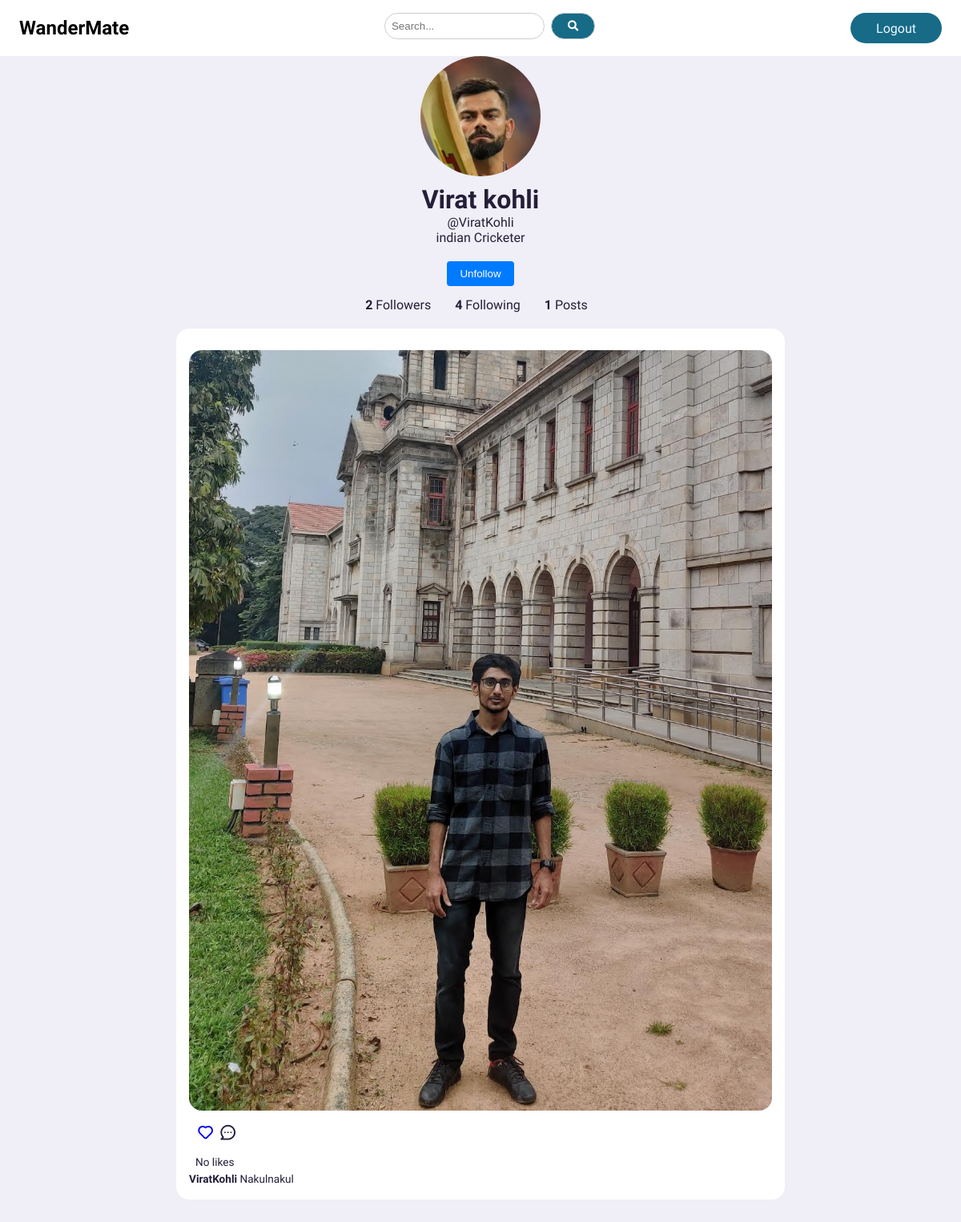
Page /profile/ViratKohli (signed in) on the earlier database version.
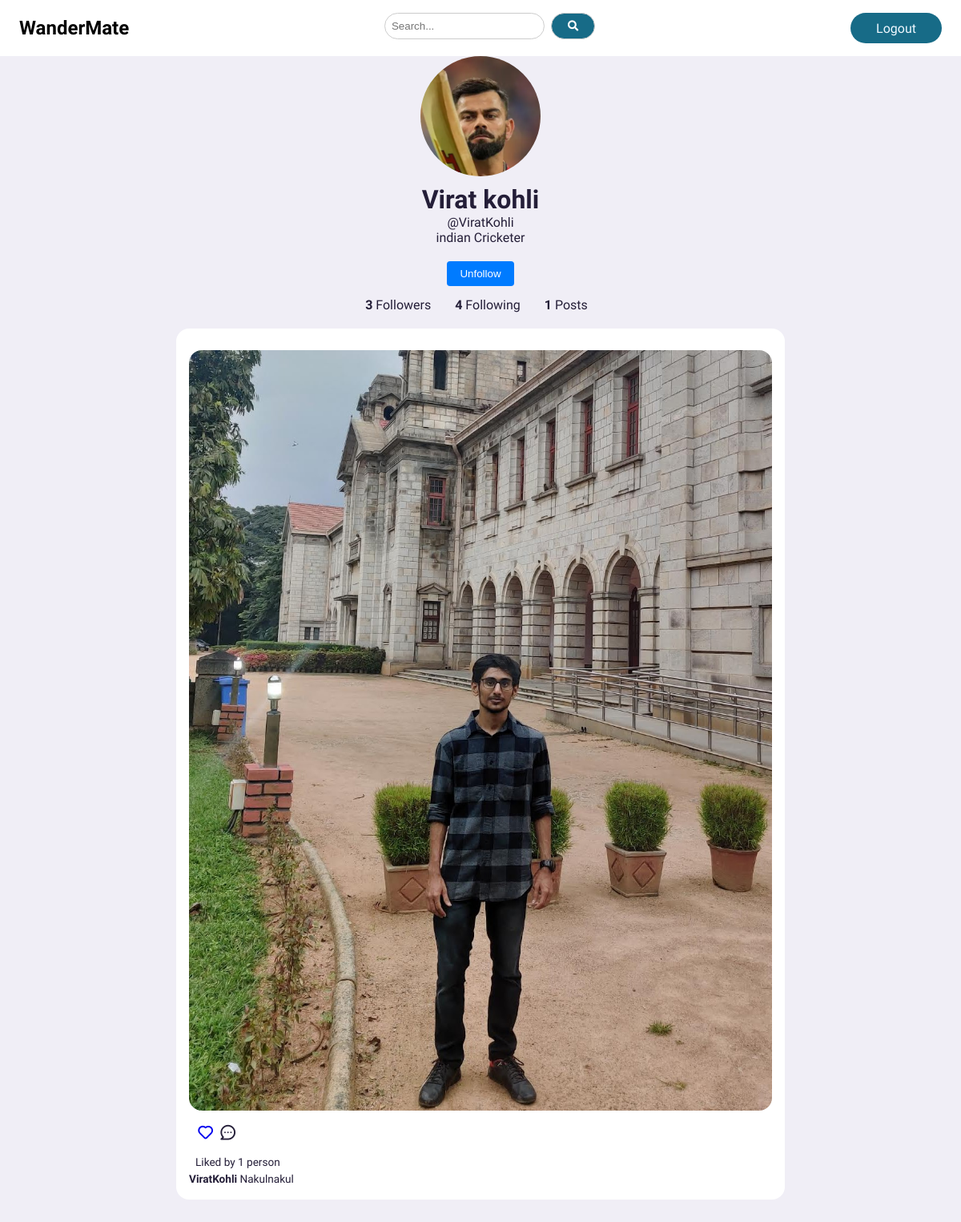
Same page on the later database version.
### core/models.py (models this page shows, shortened)
class Post(models.Model):
    id = models.UUIDField(primary_key = True, default = uuid.uuid4)
    user = models.CharField(max_length = 100)
    user_profile = models.ForeignKey(Profile, on_delete = models.CASCADE, default=None, null=False)
    post_location = models.CharField(max_length=100, blank=True)
    images = models.ManyToManyField('Image')
    caption = models.TextField()
    tag = models.CharField(max_length = 20, blank = True, null=True)
    category = models.CharField(max_length=20, blank=True, null=True)
    created_at = models.DateTimeField(default = datetime.now)
    no_of_likes = models.IntegerField(default = 0)

### core/views.py (the view)
# urls.py: path('profile/<str:pk>',views.profile, name = 'profile'),
@login_required(login_url='core:signinSignup')
def profile(request, pk):
    user_object = User.objects.get(username = pk)
    user_profile = Profile.objects.get(user = user_object)
    user_posts = Post.objects.filter(user = pk)
    user_post_length = len(user_posts)
    follower = request.user.username
    user = pk
    if FollowersCount.objects.filter(follower = follower, user = user).first():
        follow_button_text = 'Unfollow'
    else:
        follow_button_text = 'Follow'
    user_followers = len(FollowersCount.objects.filter(user = pk))
    user_following = len(FollowersCount.objects.filter(follower = pk))
    context = {
        'user_object': user_object,
        'user_profile': user_profile,
        'user_posts': user_posts,
        'user_post_length': user_post_length,
        'follow_button_text': follow_button_text,
        'user_followers': user_followers,
        'user_following': user_following,
    }
    return render(request, 'profileView.html', context)

### templates/profileView.html (shortened to what this page needs)
{% extends 'base.html' %}
{% load static %}
{% block content%}
    <div class="profile">
        <div class="profile-info">
            <img src="{{user_profile.profile_img.url}}" alt="Profile Picture">
            <h1>{{user_profile.fname}} {{user_profile.lname}}</h1>
            <p>@{{user_profile.user.username}}</p>
            <p>{{user_profile.bio}}</p>
            <div class="follow-buttons">
                <form action = "/follow" method="post">
                    {% if user_object.username == user.username%}
                    <a href = "/settings"><div style = "background-color:#176B87; width:80px; color:white; border-radius:3px">Edit Profile</div></a>
                    {% else %}
                    <div class="follow-btn">
                        <button type="submit">{{follow_button_text}}</button>
                    </div>
                    {% endif %}
                </form>
            </div>
            {% if user_object.username == user.username%}
                <div class="follow-info">
                    <a href="/follower_list?user_name={{user_object.username}}" style="margin-right: 20px; text-decoration: none; color: inherit;">
                        <span>{{user_followers}}</span> Followers
                    </a>
                    <a href="/following_list?username={{user_object.username}}" style="color:black">
                        <p style="display: inline; margin-right: 20px;">
                            <span>{{user_following}}</span> Following
                        </p>
                    </a>
                    <p style="display: inline;">
                        <span>{{user_post_length}}</span> Posts
                    </p>
                </div>
            {% else %}
                <div class="follow-info">
                    <a href="/follower_list?user_name={{user_profile.user.username}}" style="margin-right: 20px; text-decoration: none; color: inherit;">
                        <span>{{user_followers}}</span> Followers
                    </a>
                        <p style="display: inline; margin-right: 20px;">
                            <span>{{user_following}}</span> Following
                        </p>
                    <p style="display: inline;">
                        <span>{{user_post_length}}</span> Posts
                    </p>
                </div>
            {% endif %}
        </div>
        <div class="middle">
            <div class="feeds">
                {% for post in user_posts %}
                <div class="feed">
                    {% for image in post.images.all %}
                    <div class="photo">
                        <img src="{{image.image.url}}">
                    </div>
                    {% endfor %}
                    <div class="action-button">
                        <div class="interaction-buttons">
                            <span><a class="like-button" href="#" data-post-id="{{ post.id }}"><i class="uil-heart"></i></a></span>
                            <span><i class="uil-comment-dots"></i></i></span>
                        </div>
                    </div>
                    <div class="liked-by" id="like-count-{{ post.id }}">
                        {% if post.no_of_likes == 0 %}
                        <p>No likes</p>
                        {% elif post.no_of_likes == 1 %}
                        <p>Liked by 1 person</p>
                        {% else %}
                        <p>Liked by {{post.no_of_likes}} people </p>
                        {% endif %}
                    </div>
                    <div class="caption">
                        <p><b>{{user_profile.user.username}}</b> {{post.caption}}<span class="hashtag">{{post.tag}}</span></p>
                    </div>
                </div>
                {% endfor %}
            </div>
        </div>
    </div>
{% endblock %}

Differences in the rows shown:
changed Post "Nakul": no_of_likes "No likes" → "Liked by 1 person"
Other differences:
{{ user_followers }}: "2" → "3"
